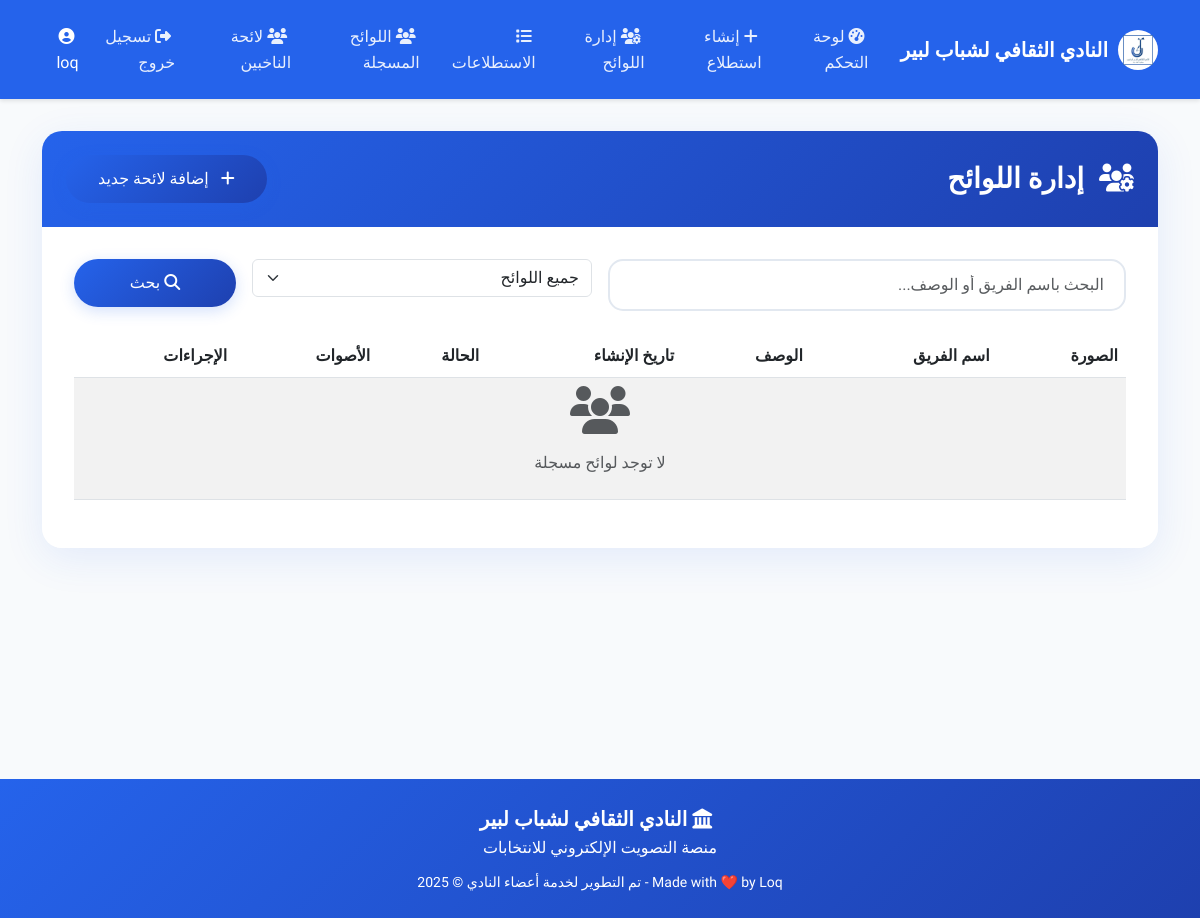
The app's page /vote-admin/teams/ (signed in), older data.
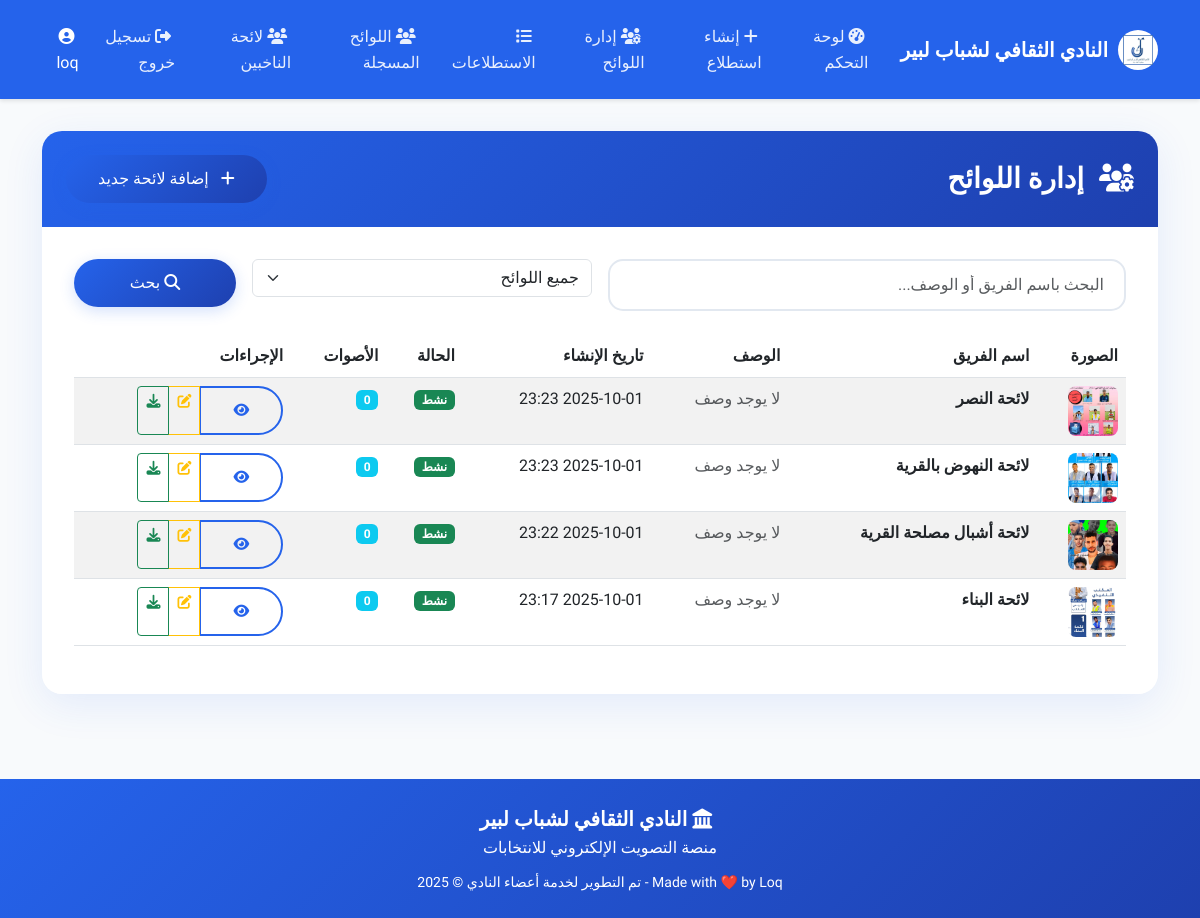
The same page, newer data.
### voting/models.py (models this page shows, shortened)
class Team(models.Model):
    id = models.UUIDField(primary_key=True, default=uuid.uuid4, editable=False)
    name = models.CharField(max_length=200, help_text="Team/Candidate name")
    description = models.TextField(blank=True, null=True, help_text="Brief description")
    image = models.ImageField(
        upload_to='team_images/',
        blank=True,
        null=True,
        help_text="Team logo or promotional image"
    )
    program_document = models.FileField(
        upload_to='team_programs/',
        blank=True,
        null=True,
        help_text="PDF document with election program"
    )
    contact_info = models.TextField(
        blank=True,
        null=True,
        help_text="Contact information for the team"
    )
    is_active = models.BooleanField(default=True, help_text="Is this team currently active?")
    created_at = models.DateTimeField(auto_now_add=True)
    updated_at = models.DateTimeField(auto_now=True)
    created_by = models.ForeignKey(CustomUser, on_delete=models.CASCADE, related_name='created_teams')
    class Meta:
        ordering = ['name']
        verbose_name = 'Team'
        verbose_name_plural = 'Teams'
    def get_vote_count(self):
        return Vote.objects.filter(option__team=self).count()

### voting/views.py (the view)
# urls.py: path('vote-admin/teams/', views.team_management_view, name='team_management'),
@login_required
def team_management_view(request):
    if not request.user.is_admin():
        messages.error(request, 'ليس لديك صلاحية للوصول')
        return redirect('dashboard')
    search_query = request.GET.get('search', '')
    status_filter = request.GET.get('status', '')
    teams = Team.objects.all()
    if search_query:
        teams = teams.filter(
            Q(name__icontains=search_query) |
            Q(description__icontains=search_query)
        )
    if status_filter:
        if status_filter == 'active':
            teams = teams.filter(is_active=True)
        elif status_filter == 'inactive':
            teams = teams.filter(is_active=False)
    teams = teams.order_by('-created_at')
    paginator = Paginator(teams, 10)
    page_number = request.GET.get('page')
    page_obj = paginator.get_page(page_number)
    context = {
        'page_obj': page_obj,
        'search_query': search_query,
        'status_filter': status_filter,
        'can_create_teams': request.user.can_create_polls(),  # Same permission as polls
    }
    return render(request, 'admin/team_management.html', context)

### voting/models.py (called while the page is built)
    def is_admin(self):
        return self.user_type in ['view_admin', 'super_admin']

    def can_create_polls(self):
        return self.user_type == 'super_admin'

### voting/templates/admin/team_management.html (shortened to what the changed rows need)
{% extends 'base.html' %}
{% block content %}
<div class="row">
    <div class="col-12">
        <div class="card">
            <div class="card-body">
                <div class="table-responsive">
                    <table class="table table-striped">
                        <thead>
                            <tr>
                                <th>الصورة</th>
                                <th>اسم الفريق</th>
                                <th>الوصف</th>
                                <th>تاريخ الإنشاء</th>
                                <th>الحالة</th>
                                <th>الأصوات</th>
                                <th>الإجراءات</th>
                            </tr>
                        </thead>
                        <tbody>
                            {% for team in page_obj %}
                            <tr>
                                <td>
                                    {% if team.image %}
                                    <img src="{{ team.image.url }}"
                                         alt="{{ team.name }}"
                                         class="team-thumbnail">
                                    {% else %}
                                    <div class="team-thumbnail-placeholder">
                                        <i class="fas fa-users"></i>
                                    </div>
                                    {% endif %}
                                </td>
                                <td>
                                    <strong>{{ team.name }}</strong>
                                </td>
                                <td>
                                    <span class="text-muted">
                                        {{ team.description|truncatewords:10|default:"لا يوجد وصف" }}
                                    </span>
                                </td>
                                <td>{{ team.created_at|date:"Y-m-d H:i" }}</td>
                                <td>
                                    {% if team.is_active %}
                                        <span class="badge bg-success">نشط</span>
                                    {% else %}
                                        <span class="badge bg-secondary">غير نشط</span>
                                    {% endif %}
                                </td>
                                <td>
                                    <span class="badge bg-info">{{ team.get_vote_count }}</span>
                                </td>
                                <td>
                                    <div class="btn-group" role="group">
                                        <a href="{% url 'team_detail' team.id %}"
                                           class="btn btn-sm btn-outline-primary"
                                           title="عرض">
                                            <i class="fas fa-eye"></i>
                                        </a>
                                        {% if can_create_teams %}
                                        <a href="{% url 'edit_team' team.id %}"
                                           class="btn btn-sm btn-outline-warning"
                                           title="تعديل">
                                            <i class="fas fa-edit"></i>
                                        </a>
                                        {% endif %}
                                        {% if team.program_document %}
                                        <a href="{{ team.program_document.url }}"
                                           class="btn btn-sm btn-outline-success"
                                           title="تحميل البرنامج"
                                           target="_blank">
                                            <i class="fas fa-download"></i>
                                        </a>
                                        {% endif %}
                                    </div>
                                </td>
                            </tr>
                            {% empty %}
                            <tr>
                                <td colspan="7" class="text-center text-muted">
                                    <i class="fas fa-users fa-3x mb-3"></i>
                                    <p>لا توجد لوائح  مسجلة</p>
                                </td>
                            </tr>
                            {% endfor %}
                        </tbody>
                    </table>
                </div>
            </div>
        </div>
    </div>
</div>
{% endblock %}

Row changes from the older to the newer data that the page shows:
added Team: image (picture), name "لائحة النصر", description "لا يوجد وصف", created_at "2025-10-01 23:23", is_active "نشط", get_vote_count "0"
added Team: image (picture), name "لائحة النهوض بالقرية", description "لا يوجد وصف", created_at "2025-10-01 23:23", is_active "نشط", get_vote_count "0"
added Team: image (picture), name "لائحة أشبال مصلحة القرية", description "لا يوجد وصف", created_at "2025-10-01 23:22", is_active "نشط", get_vote_count "0"
added Team: image (picture), name "لائحة البناء", description "لا يوجد وصف", created_at "2025-10-01 23:17", is_active "نشط", get_vote_count "0"
Text that changed along with them:
text no longer shown: "لا توجد لوائح مسجلة"
